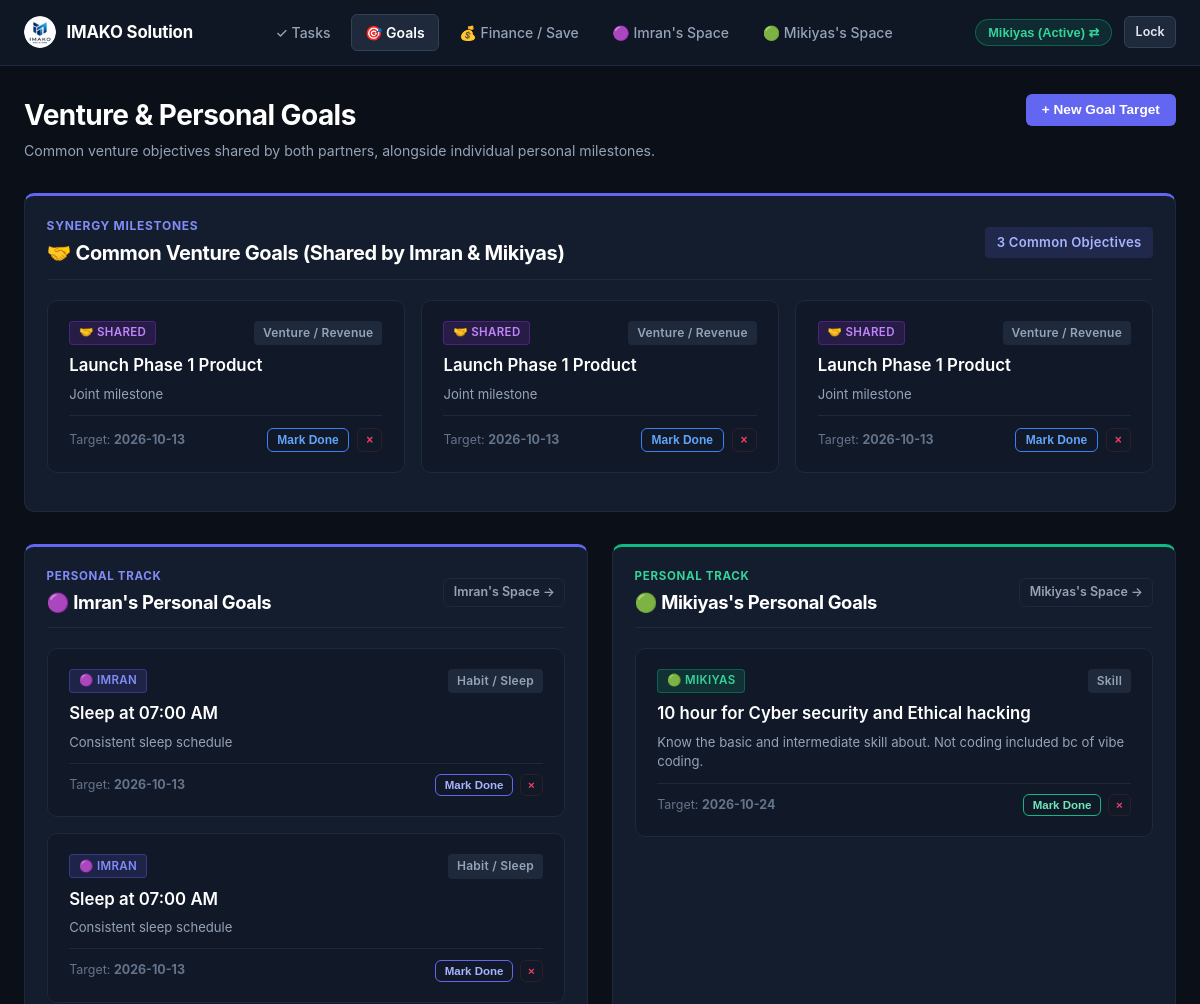
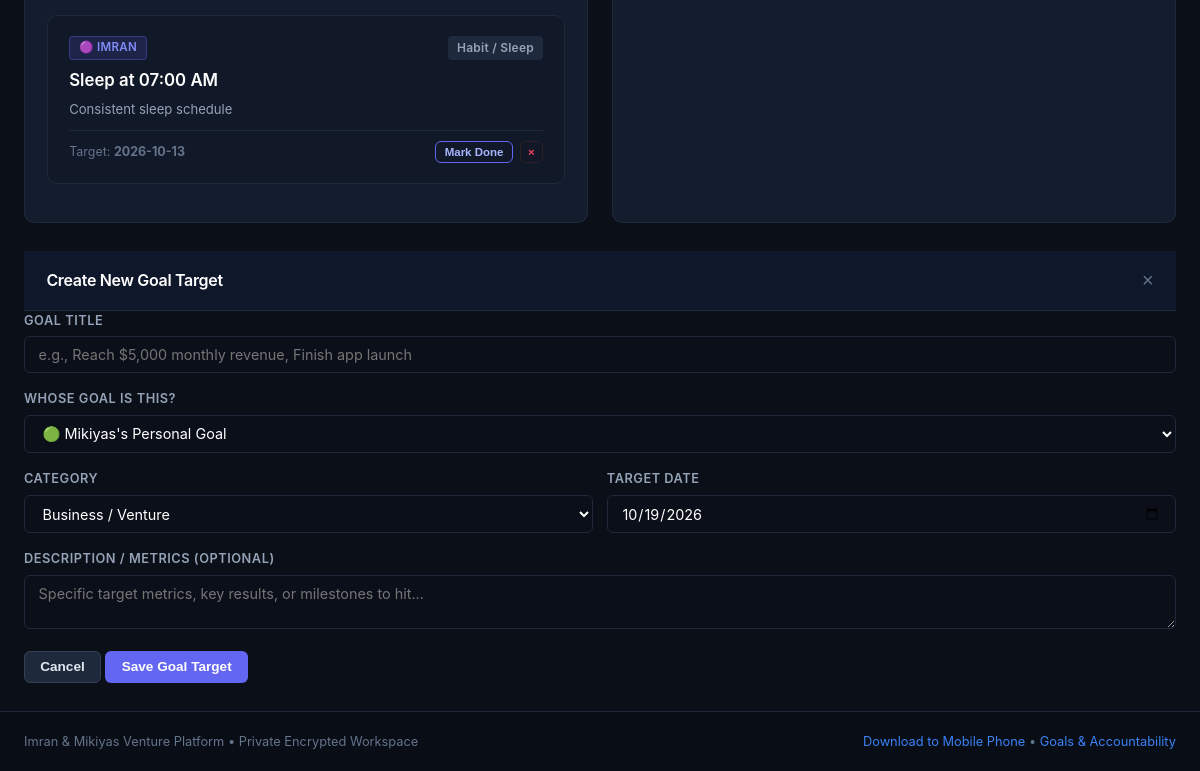
The page /goals (signed in) on the database its author committed (2 pictures, top to bottom).
### tables this page shows
CREATE TABLE goals (
        id INTEGER PRIMARY KEY AUTOINCREMENT,
        goal_type TEXT NOT NULL CHECK(goal_type IN ('shared', 'imran', 'mikiyas')),
        title TEXT NOT NULL,
        description TEXT,
        target_time TEXT,
        target_date TEXT,
        category TEXT DEFAULT 'General',
        is_completed INTEGER NOT NULL DEFAULT 0,
        proof_image TEXT,
        proof_text TEXT,
        ai_verified INTEGER NOT NULL DEFAULT 0,
        ai_status TEXT NOT NULL DEFAULT 'Unverified',
        ai_feedback TEXT,
        reminder_enabled INTEGER NOT NULL DEFAULT 1,
        created_at TIMESTAMP DEFAULT CURRENT_TIMESTAMP
    , progress_pct INTEGER NOT NULL DEFAULT 0);

CREATE TABLE users (
        id TEXT PRIMARY KEY,
        name TEXT NOT NULL,
        pin_hash TEXT NOT NULL,
        default_consequence TEXT NOT NULL DEFAULT '',
        savings_goal_name TEXT NOT NULL DEFAULT 'Capital Growth Fund',
        savings_goal_target REAL NOT NULL DEFAULT 0.0,
        currency TEXT NOT NULL DEFAULT '$'
    );

### app.py (the view)
@app.route("/goals")
def goals_view():
    viewer_id = session.get("logged_in_user", "imran")
    conn = get_db_connection()
    categorized = get_all_categorized_goals(conn)
    conn.close()
    return render_template(
        "goals.html",
        active_page="goals",
        shared_goals=categorized["shared"],
        imran_goals=categorized["imran"],
        mikiyas_goals=categorized["mikiyas"],
        viewer_id=viewer_id
    )

### templates/goals.html (shortened to what this page needs)
{% extends "base.html" %}
{% block content %}
<div style="margin-bottom: 2rem; display:flex; justify-content:space-between; align-items:flex-start; flex-wrap:wrap; gap:1rem;">
  <div>
    <h1 style="font-size:1.75rem; font-weight:700;">Venture &amp; Personal Goals</h1>
    <p style="font-size:0.88rem; color:var(--text-muted); margin-top:0.25rem;">
      Common venture objectives shared by both partners, alongside individual personal milestones.
    </p>
  </div>
  <button class="btn btn-primary" data-open-modal="addGoalModal">
    + New Goal Target
  </button>
</div>
<div class="card" style="margin-bottom: 2rem; border-top: 3px solid #6366f1;">
  <div class="card-header" style="margin-bottom: 1.25rem;">
    <div>
      <div style="font-size:0.75rem; font-weight:700; text-transform:uppercase; letter-spacing:0.06em; color:#818cf8; margin-bottom:0.2rem;">
        Synergy Milestones
      </div>
      <h2 style="font-size:1.25rem; font-weight:700; color:#ffffff;">
        🤝 Common Venture Goals (Shared by Imran &amp; Mikiyas)
      </h2>
    </div>
    <span class="badge" style="background:rgba(99, 102, 241, 0.15); color:#a5b4fc; font-size:0.82rem; padding:0.35rem 0.75rem;">
      {{ shared_goals|length }} Common Objectives
    </span>
  </div>
  {% if shared_goals %}
    <div style="display:grid; grid-template-columns: repeat(auto-fill, minmax(320px, 1fr)); gap:1rem;">
      {% for goal in shared_goals %}
        <div class="goal-tile {% if goal.is_completed %}completed{% endif %}">
          <div class="goal-tile-header">
            <span class="badge-assignee shared">🤝 Shared</span>
            <span class="badge" style="background:#1e293b; color:#94a3b8; font-size:0.75rem;">{{ goal.category }}</span>
          </div>
          <div class="goal-tile-title" style="margin-bottom:0.4rem; {% if goal.is_completed %}text-decoration:line-through; color:#64748b;{% endif %}">
            {{ goal.title }}
          </div>
          {% if goal.description %}
            <p style="font-size:0.82rem; color:var(--text-muted); margin-bottom:0.75rem; line-height:1.4;">
              {{ goal.description }}
            </p>
          {% endif %}
          <div style="display:flex; justify-content:space-between; align-items:center; font-size:0.78rem; color:var(--text-subtle); margin-top:0.75rem; padding-top:0.75rem; border-top:1px solid #1e293b;">
            <span>Target: <strong>{{ goal.target_date or 'No deadline' }}</strong></span>
            <div style="display:flex; align-items:center; gap:0.5rem;">
              <form action="{{ url_for('toggle_goal_status', goal_id=goal.id) }}" method="POST" style="margin:0;">
                <button type="submit" class="btn btn-outline btn-sm" style="padding:0.25rem 0.6rem; font-size:0.75rem; border-color:{% if goal.is_completed %}#10b981{% else %}#3b82f6{% endif %}; color:{% if goal.is_completed %}#34d399{% else %}#60a5fa{% endif %};">
                  {% if goal.is_completed %}✓ Done{% else %}Mark Done{% endif %}
                </button>
              </form>
              <form action="{{ url_for('delete_goal', goal_id=goal.id) }}" method="POST" style="margin:0;">
                <button type="submit" class="btn btn-outline btn-sm delete-confirm-btn" data-confirm-msg="Remove this goal?" style="padding:0.25rem 0.5rem; font-size:0.75rem; border-color:#2e1f26; color:#f43f5e;">
                  &times;
                </button>
              </form>
            </div>
          </div>
        </div>
      {% endfor %}
    </div>
  {% else %}
    <div style="padding:2.5rem 1rem; text-align:center; color:var(--text-muted); border:1px dashed #243147; border-radius:var(--radius-sm); font-size:0.88rem;">
      No shared common goals recorded yet. Click "+ New Goal Target" and select "Shared (Both of Us)".
    </div>
  {% endif %}
</div>
<div class="grid-2">
  <div class="card" style="border-top: 3px solid #6366f1;">
    <div class="card-header" style="margin-bottom: 1.25rem;">
      <div>
        <div style="font-size:0.72rem; font-weight:700; text-transform:uppercase; letter-spacing:0.06em; color:#818cf8; margin-bottom:0.2rem;">
          Personal Track
        </div>
        <h3 style="font-size:1.15rem; font-weight:700; color:#ffffff;">
          🟣 Imran's Personal Goals
        </h3>
      </div>
      <a href="/partner/imran" class="btn btn-outline btn-sm" style="font-size:0.78rem;">Imran's Space →</a>
    </div>
    {% if imran_goals %}
      {% for goal in imran_goals %}
        <div class="goal-tile {% if goal.is_completed %}completed{% endif %}">
          <div class="goal-tile-header">
            <span class="badge-assignee imran">🟣 Imran</span>
            <span class="badge" style="background:#1e293b; color:#94a3b8; font-size:0.75rem;">{{ goal.category }}</span>
          </div>
          <div class="goal-tile-title" style="margin-bottom:0.4rem; {% if goal.is_completed %}text-decoration:line-through; color:#64748b;{% endif %}">
            {{ goal.title }}
          </div>
          {% if goal.description %}
            <p style="font-size:0.82rem; color:var(--text-muted); margin-bottom:0.65rem;">
              {{ goal.description }}
            </p>
          {% endif %}
          <div style="display:flex; justify-content:space-between; align-items:center; font-size:0.78rem; color:var(--text-subtle); margin-top:0.65rem; padding-top:0.65rem; border-top:1px solid #1e293b;">
            <span>Target: <strong>{{ goal.target_date or 'Ongoing' }}</strong></span>
            <div style="display:flex; align-items:center; gap:0.4rem;">
              <form action="{{ url_for('toggle_goal_status', goal_id=goal.id) }}" method="POST" style="margin:0;">
                <button type="submit" class="btn btn-outline btn-sm" style="padding:0.25rem 0.55rem; font-size:0.72rem; border-color:{% if goal.is_completed %}#10b981{% else %}#6366f1{% endif %}; color:{% if goal.is_completed %}#34d399{% else %}#a5b4fc{% endif %};">
                  {% if goal.is_completed %}✓ Done{% else %}Mark Done{% endif %}
                </button>
              </form>
              <form action="{{ url_for('delete_goal', goal_id=goal.id) }}" method="POST" style="margin:0;">
                <button type="submit" class="btn btn-outline btn-sm delete-confirm-btn" data-confirm-msg="Remove this goal?" style="padding:0.25rem 0.45rem; font-size:0.72rem; border-color:#2e1f26; color:#f43f5e;">
                  &times;
                </button>
              </form>
            </div>
          </div>
        </div>
      {% endfor %}
    {% else %}
      <div style="padding:2rem 1rem; text-align:center; color:var(--text-subtle); border:1px dashed #243147; border-radius:var(--radius-sm); font-size:0.85rem;">
        No personal goals set for Imran yet.
      </div>
    {% endif %}
  </div>
  <div class="card" style="border-top: 3px solid #10b981;">
    <div class="card-header" style="margin-bottom: 1.25rem;">
      <div>
        <div style="font-size:0.72rem; font-weight:700; text-transform:uppercase; letter-spacing:0.06em; color:#34d399; margin-bottom:0.2rem;">
          Personal Track
        </div>
        <h3 style="font-size:1.15rem; font-weight:700; color:#ffffff;">
          🟢 Mikiyas's Personal Goals
        </h3>
      </div>
      <a href="/partner/mikiyas" class="btn btn-outline btn-sm" style="font-size:0.78rem;">Mikiyas's Space →</a>
    </div>
    {% if mikiyas_goals %}
      {% for goal in mikiyas_goals %}
        <div class="goal-tile {% if goal.is_completed %}completed{% endif %}">
          <div class="goal-tile-header">
            <span class="badge-assignee mikiyas">🟢 Mikiyas</span>
            <span class="badge" style="background:#1e293b; color:#94a3b8; font-size:0.75rem;">{{ goal.category }}</span>
          </div>
          <div class="goal-tile-title" style="margin-bottom:0.4rem; {% if goal.is_completed %}text-decoration:line-through; color:#64748b;{% endif %}">
            {{ goal.title }}
          </div>
          {% if goal.description %}
            <p style="font-size:0.82rem; color:var(--text-muted); margin-bottom:0.65rem;">
              {{ goal.description }}
            </p>
          {% endif %}
          <div style="display:flex; justify-content:space-between; align-items:center; font-size:0.78rem; color:var(--text-subtle); margin-top:0.65rem; padding-top:0.65rem; border-top:1px solid #1e293b;">
            <span>Target: <strong>{{ goal.target_date or 'Ongoing' }}</strong></span>
            <div style="display:flex; align-items:center; gap:0.4rem;">
              <form action="{{ url_for('toggle_goal_status', goal_id=goal.id) }}" method="POST" style="margin:0;">
                <button type="submit" class="btn btn-outline btn-sm" style="padding:0.25rem 0.55rem; font-size:0.72rem; border-color:{% if goal.is_completed %}#10b981{% else %}#10b981{% endif %}; color:{% if goal.is_completed %}#34d399{% else %}#6ee7b7{% endif %};">
                  {% if goal.is_completed %}✓ Done{% else %}Mark Done{% endif %}
                </button>
              </form>
              <form action="{{ url_for('delete_goal', goal_id=goal.id) }}" method="POST" style="margin:0;">
                <button type="submit" class="btn btn-outline btn-sm delete-confirm-btn" data-confirm-msg="Remove this goal?" style="padding:0.25rem 0.45rem; font-size:0.72rem; border-color:#2e1f26; color:#f43f5e;">
                  &times;
                </button>
              </form>
            </div>
          </div>
        </div>
      {% endfor %}
    {% else %}
      <div style="padding:2rem 1rem; text-align:center; color:var(--text-subtle); border:1px dashed #243147; border-radius:var(--radius-sm); font-size:0.85rem;">
        No personal goals set for Mikiyas yet.
      </div>
    {% endif %}
  </div>
</div>
<div id="addGoalModal" class="modal-backdrop">
  <div class="modal-card">
    <div class="modal-header">
      <h3 class="modal-title">Create New Goal Target</h3>
      <button class="modal-close" data-close-modal="addGoalModal">&times;</button>
    </div>
    <form action="{{ url_for('add_goal') }}" method="POST">
      <div class="form-group">
        <label class="form-label" for="goal_title">Goal Title</label>
        <input type="text" id="goal_title" name="title" class="form-input" placeholder="e.g., Reach $5,000 monthly revenue, Finish app launch" required autofocus>
      </div>
      <div class="form-group">
        <label class="form-label" for="goal_type">Whose Goal Is This?</label>
        <select id="goal_type" name="goal_type" class="form-select" required>
          <option value="mikiyas" {% if current_user and current_user.id == 'mikiyas' %}selected{% endif %}>🟢 Mikiyas's Personal Goal</option>
        </select>
      </div>
      <div class="form-row">
        <div class="form-group">
          <label class="form-label" for="goal_category">Category</label>
          <select id="goal_category" name="category" class="form-select">
            <option value="Business">Business / Venture</option>
          </select>
        </div>
        <div class="form-group">
          <label class="form-label" for="goal_target_date">Target Date</label>
          <input type="date" id="goal_target_date" name="target_date" class="form-input" value="{{ today_str }}">
        </div>
      </div>
      <div class="form-group">
        <label class="form-label" for="goal_desc">Description / Metrics (Optional)</label>
        <textarea id="goal_desc" name="description" class="form-input" rows="2" placeholder="Specific target metrics, key results, or milestones to hit..."></textarea>
      </div>
      <div class="modal-actions">
        <button type="button" class="btn btn-secondary" data-close-modal="addGoalModal">Cancel</button>
        <button type="submit" class="btn btn-primary">Save Goal Target</button>
      </div>
    </form>
  </div>
</div>
{% endblock %}

### rows shown on the page
goals: category "Venture / Revenue", title "Launch Phase 1 Product", description "Joint milestone", target_date "2026-10-13", is_completed "Mark Done"
goals: category "Venture / Revenue", title "Launch Phase 1 Product", description "Joint milestone", target_date "2026-10-13", is_completed "Mark Done"
goals: category "Venture / Revenue", title "Launch Phase 1 Product", description "Joint milestone", target_date "2026-10-13", is_completed "Mark Done"
goals: category "Habit / Sleep", title "Sleep at 07:00 AM", description "Consistent sleep schedule", target_date "2026-10-13", is_completed "Mark Done"
goals: category "Habit / Sleep", title "Sleep at 07:00 AM", description "Consistent sleep schedule", target_date "2026-10-13", is_completed "Mark Done"
goals: category "Habit / Sleep", title "Sleep at 07:00 AM", description "Consistent sleep schedule", target_date "2026-10-13", is_completed "Mark Done"
goals: category "Skill", title "10 hour for Cyber security and Ethical hacking", description "Know the basic and intermediate skill about. Not coding included bc of vibe coding.", target_date "2026-10-24", is_completed "Mark Done"
users: goal_type "🟢 Mikiyas's Personal Goal"

### other values the page prints
{{ shared_goals|length }} "3"
